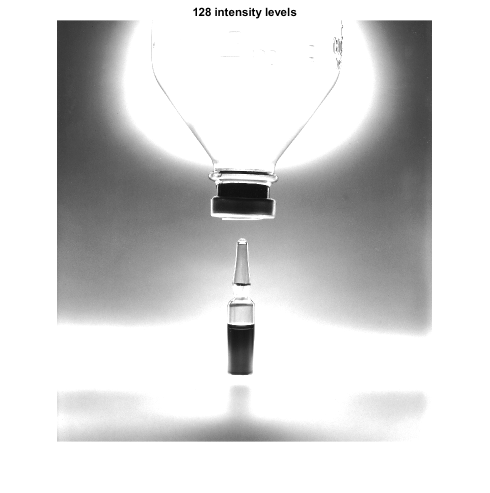
%> input picture Projeto 2/Scripts/drip-bottle-0-127.tif, 980 x 985 px (shown at 1/2 size)
$ octave --eval "imgSave('drip-bottle-0-127.tif');"   (GNU Octave 9; MATLAB toolbox functions it lacks are replaced by stand-ins)
%> lines starting %> are read from the running program, lines starting %| are printed output that depends on the picture
function imgSave(f)
%> called with f = 'drip-bottle-0-127.tif'
    imagem = imread(f);
%> imagem is the input picture: size 985x980x3 uint8; min 0, max 255, mean 214.3
    h1 = figure(1);
    img1 = imshow(imagem,[0 255]);
    title("256 intensity levels")
    saveas(h1, 'drip-bottle-0-255','tiffn')

    h2 = figure(2);
    img2 = imshow(imagem,[0 127]);
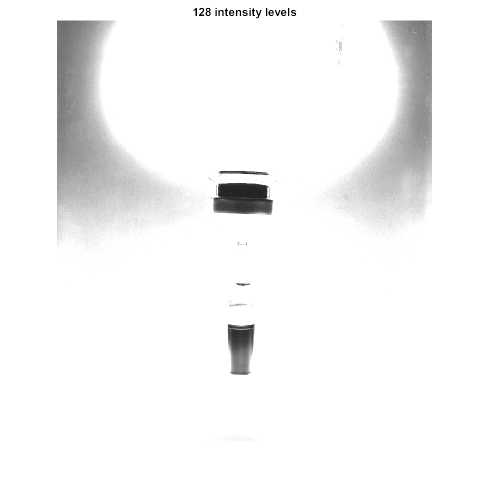
%> displayed picture: size 985x980x3, on the screen's scale of 0 to 255 (shown at 1/2 size); min 0, max 255, mean 245.2
    title("128 intensity levels")
    saveas(h2, 'drip-bottle-0-127','tiffn')

    h3 = figure(3);
    img3 = imshow(imagem,[0 63]);
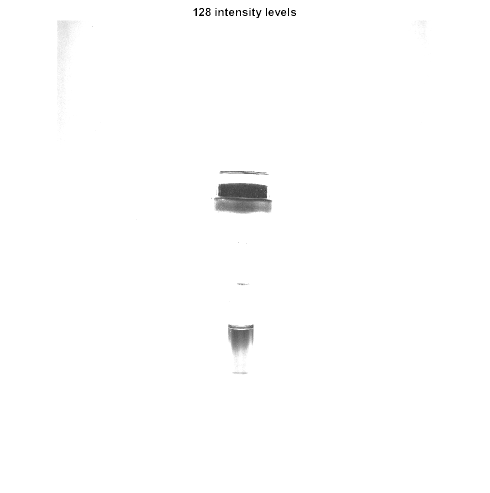
%> displayed picture: size 985x980x3, on the screen's scale of 0 to 255 (shown at 1/2 size); min 0, max 255, mean 253.4
    title("64 intensity levels")
    saveas(h3, 'drip-bottle-0-63','tiffn')

    h4 = figure(4);
    img4 = imshow(imagem,[0 31]);
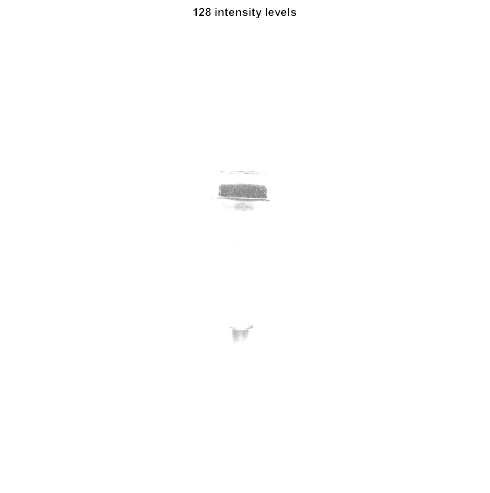
%> displayed picture: size 985x980x3, on the screen's scale of 0 to 255 (shown at 1/2 size); min 0, max 255, mean 254.4
    title("32 intensity levels")
    saveas(h4, 'drip-bottle-0-31','tiffn')

    h5 = figure(5);
    img5 = imshow(imagem,[0 15]);
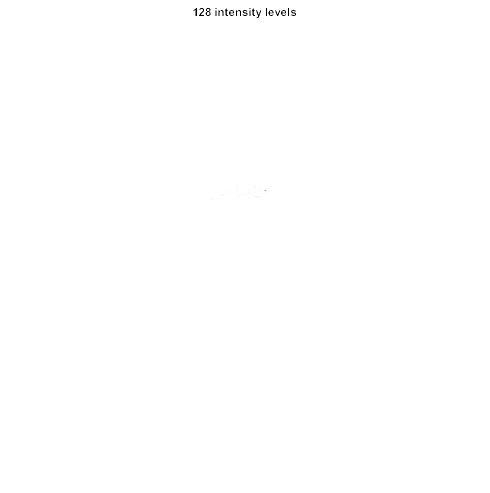
%> displayed picture: size 985x980x3, on the screen's scale of 0 to 255 (shown at 1/2 size); min 0, max 255, mean 254.8
    title("16 intensity levels")
    saveas(h5, 'drip-bottle-0-15','tiffn')

    h6 = figure(6);
    img6 = imshow(imagem,[0 7]);
    title("8 intensity levels")
    saveas(h6, 'drip-bottle-0-7','tiffn')

    h7 = figure(7);
    img3 = imshow(imagem,[0 3]);
    title("4 intensity levels")
    saveas(h7, 'drip-bottle-0-3','tiffn')
end
